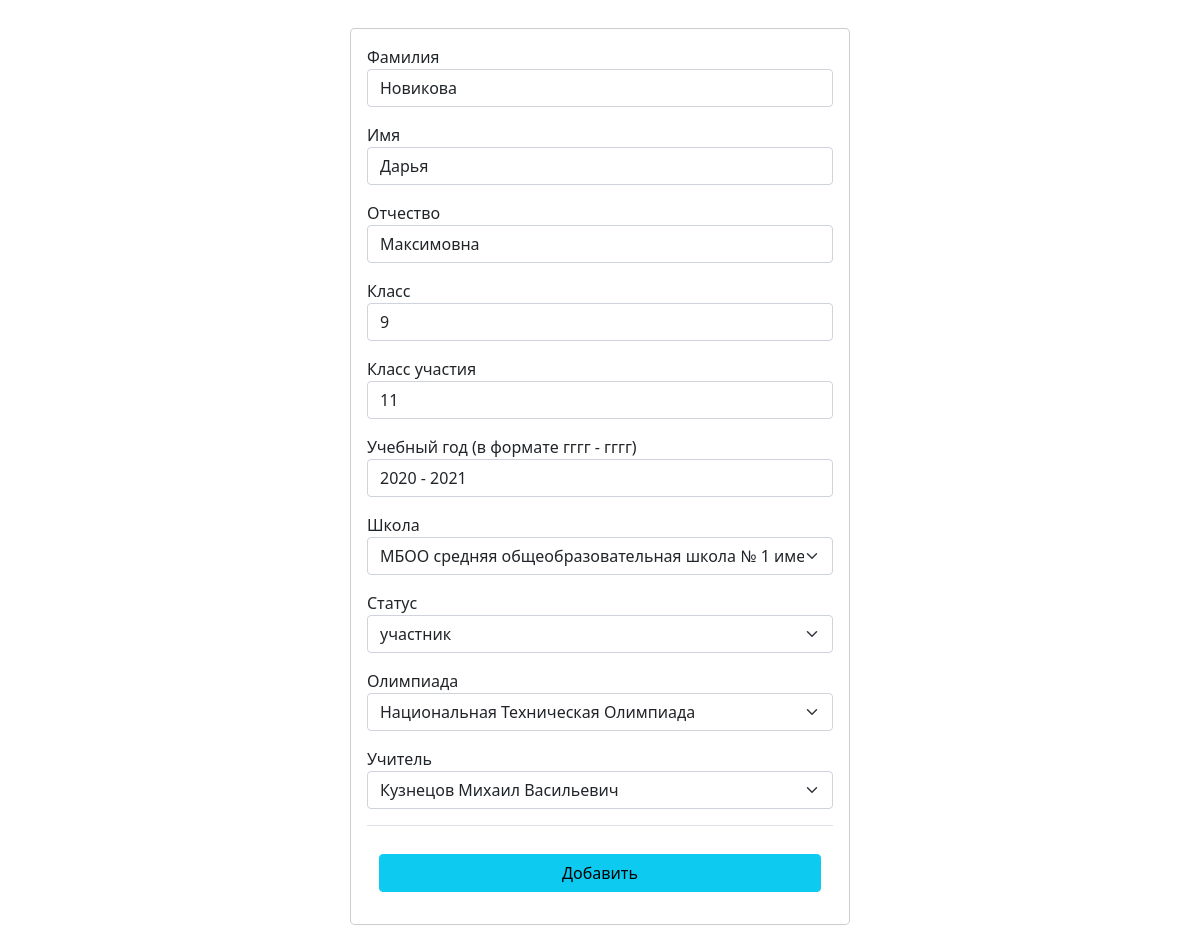
/students/16 (signed in), run on the app's committed database.
### data/students.py (models this page shows)
class Student(SqlAlchemyBase):
    __tablename__ = 'students'
    id = sqlalchemy.Column(sqlalchemy.Integer, primary_key=True, autoincrement=True, unique=True)
    surname = sqlalchemy.Column(sqlalchemy.String, nullable=False)
    name = sqlalchemy.Column(sqlalchemy.String, nullable=False)
    patronymic = sqlalchemy.Column(sqlalchemy.String, nullable=False)
    class_writing = sqlalchemy.Column(sqlalchemy.Integer, nullable=False)
    class_take = sqlalchemy.Column(sqlalchemy.Integer, nullable=False)
    school_id = sqlalchemy.Column(sqlalchemy.Integer, sqlalchemy.ForeignKey("schools.id"), nullable=False)
    school = orm.relationship('School')
    status = sqlalchemy.Column(sqlalchemy.String, nullable=True)
    olymp_id = sqlalchemy.Column(sqlalchemy.Integer, sqlalchemy.ForeignKey("olympiads.id"), nullable=False)
    olympiad = orm.relationship('Olympiad')
    user_id = sqlalchemy.Column(sqlalchemy.Integer, sqlalchemy.ForeignKey("users.id"), nullable=False)
    user = orm.relationship('User')
    year = sqlalchemy.Column(sqlalchemy.Integer, nullable=False)

### data/schools.py (models this page shows)
class School(SqlAlchemyBase):
    __tablename__ = 'schools'
    id = sqlalchemy.Column(sqlalchemy.Integer, primary_key=True, autoincrement=True, unique=True)
    name = sqlalchemy.Column(sqlalchemy.String, nullable=False, unique=True)
    users = orm.relationship("User", back_populates='school')
    students = orm.relationship("Student", back_populates='school')

### data/olympiads.py (models this page shows)
class Olympiad(SqlAlchemyBase):
    __tablename__ = 'olympiads'
    id = sqlalchemy.Column(sqlalchemy.Integer, primary_key=True, autoincrement=True, unique=True)
    name = sqlalchemy.Column(sqlalchemy.String, nullable=False)
    level_id = sqlalchemy.Column(sqlalchemy.Integer, sqlalchemy.ForeignKey("levels.id"), nullable=False)
    level = orm.relationship("Level")
    students = orm.relationship("Student", back_populates='olympiad')

### server.py (the view, shortened to what this page needs)
@app.route('/students/<int:id>', methods=['GET', 'POST'])
@login_required
def edit(id):
    if request.method == "GET":
        db_sess = db_session.create_session()
        if current_user.admin:
            res = db_sess.query(Student).filter(Student.id == id).first()
        else:
            res = db_sess.query(Student).filter(Student.id == id,
                                           current_user.id == Student.user_id).first()
        if res:
            surname = res.surname
            name = res.name
            patronymic = res.patronymic
            class_writing = res.class_writing
            class_take = res.class_take
            year = res.year
            sch = [(res.school.name,)] + db_sess.query(School.name).filter(School.name != res.school.name).all()
            olim = [(res.olympiad.name,)] + db_sess.query(Olympiad.name).filter(Olympiad.name != res.olympiad.name).all()
            r = ['участник', 'призёр', 'победитель']
            r.remove(res.status)
            st = [res.status] + r
            if current_user.admin:
                teach = [(res.user.surname, res.user.name, res.user.patronymic)] + db_sess.query(User.surname, User.name, User.patronymic).filter(User.surname != res.user.surname, User.name != res.user.name, User.patronymic != res.user.patronymic).all()
                for i in range(len(teach)):
                    teach[i] = (' '.join(list(teach[i])),)
            else:
                teach = [(current_user.surname, current_user.name, current_user.patronymic)]
        else:
            return render_template('err.html', message="Проверьте корректность запроса")
    return render_template('Addform.html',
                           title='Редактирование', surname=surname, name=name, patronymic=patronymic, class_writing=class_writing,
                           class_take=class_take, sch=sch, stat=st, olim=olim, teach=teach, year=year)

### data/db_session.py (called while the page is built)
def create_session() -> Session:
    global __factory
    return __factory()

### server.py (called while the page is built)
@login_manager.user_loader
def load_user(id):
    db_sess = db_session.create_session()
    return db_sess.query(User).get(id)

### templates/Addform.html (shortened to what this page needs)
<!DOCTYPE html>
<html lang="ru">
<head>
    <link rel="stylesheet" href="https://cdn.jsdelivr.net/npm/bootstrap@5.0.0-beta1/dist/css/bootstrap.min.css"
>
</head>
<body>
    <div class="modal-dialog modal-dialog-centered">
        <div class="modal-content">
            <form action="" method="post">
                <div class="modal-body">
                    <div class="mb-3">
                        <label for="Username">Фамилия</label>
                        <input type="text" name="surname" value="{{surname}}" class="form-control" id="Username"
                            placeholder="Введите фамилию" required>
                    </div>
                    <div class="mb-3">
                        <label for="Username">Имя</label>
                        <input type="text" name="name" value="{{name}}" class="form-control" id="Username"
                            placeholder="Введите имя" required>
                    </div>
                    <div class="mb-3">
                        <label for="Username">Отчество</label>
                        <input type="text" name="patronymic" value="{{patronymic}}" class="form-control" id="Username"
                            placeholder="Введите отчество" required>
                    </div>
                    <div class="mb-3">
                        <label for="Username">Класс</label>
                        <input type="text" name="class_writing" value="{{class_writing}}" class="form-control"
                            id="Username" placeholder="Введите класс" required>
                    </div>
                    <div class="mb-3">
                        <label for="Username">Класс участия</label>
                        <input type="text" name="class_take" value="{{class_take}}" class="form-control" id="Username"
                            placeholder="Введите класс участия" required>
                    </div>
                    <div class="mb-3">
                        <label for="Username">Учебный год (в формате гггг - гггг)</label>
                        <input type="text" name="year" value="{{year}}" class="form-control" id="Username"
                            placeholder="Введите учебный год" required>
                    </div>
                    <div class="mb-3">
                        <label for="Username">Школа</label>
                        <select class="form-select" aria-label="Default select example" name="schools">
                            <option selected>{{sch[0][0]}}</option>
                        </select>
                    </div>
                    <div class="mb-3">
                        <label for="Username">Статус</label>
                        <select class="form-select" value={{username}} aria-label="Default select example"
                            name="status">
                            <option selected>{{stat[0]}}</option>
                        </select>
                    </div>
                    <div class="mb-3">
                        <label for="Password">Олимпиада</label>
                        <select class="form-select" aria-label="Default select example" name="olympiads">
                            <option selected>{{olim[0][0]}}</option>
                        </select>
                    </div>
                    <div class="mb-3">
                        <label for="Username">Учитель</label>
                        <select class="form-select" aria-label="Default select example" name="teachers">
                            <option selected>{{teach[0][0]}}</option>
                        </select>
                    </div>
                    <div class="modal-footer pt-4">
                        <button type="submit" class="btn btn-info mx-auto w-100">Добавить</button>
                    </div>
                </div>
            </form>
        </div>
    </div>
</body>
</html>

### data on the page
Student: surname "Новикова", name "Дарья", patronymic "Максимовна", year "2020 - 2021", status "участник"
School: schools "МБОО средняя общеобразовательная школа № 1 имени Героя Советского Союза И.И. Иванова г.о. Фрязино"
Olympiad: olympiads "Национальная Техническая Олимпиада"

### other printed values
form field teachers "Кузнецов Михаил Васильевич"
